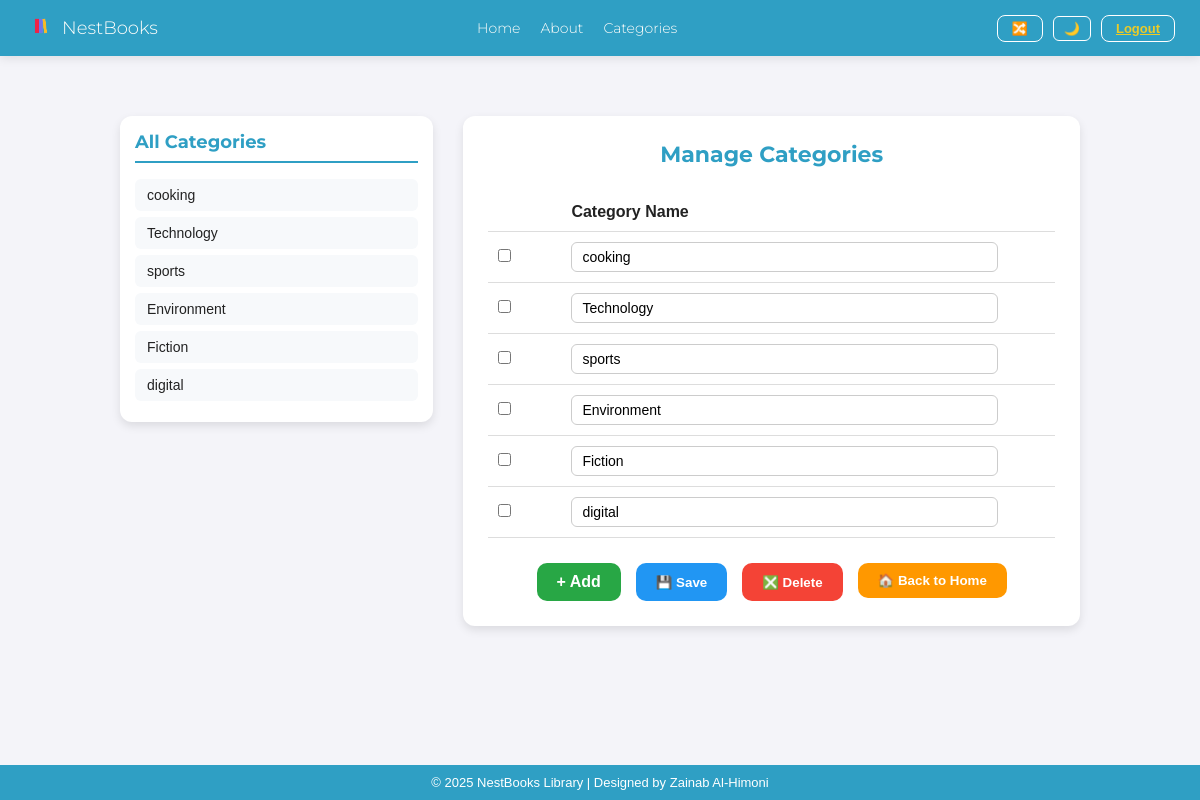
The page /books/manage_categories/ (signed in) on the database as committed earlier.
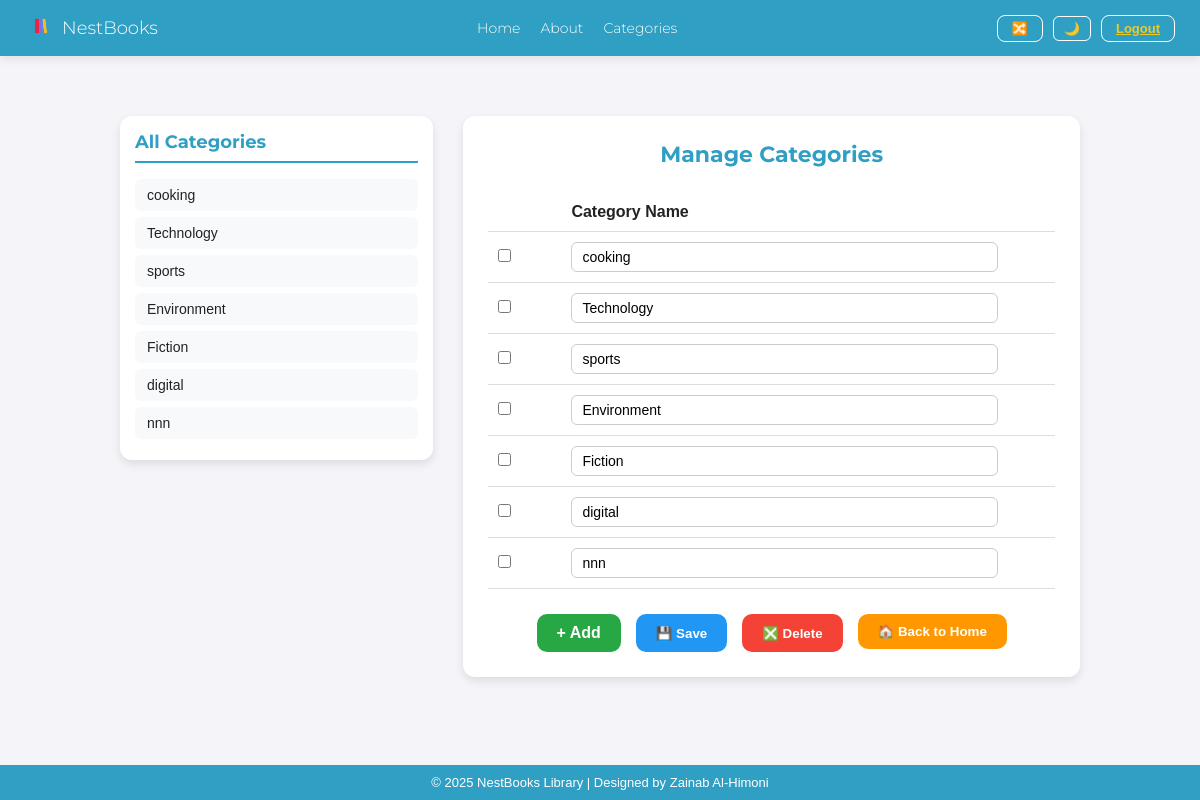
The same page on the database as committed later.
### lms_app/models.py (models this page shows, shortened)
class Category(models.Model):
    name = models.CharField(max_length=50)

### lms_app/views.py (the view, shortened to what this page needs)
# urls.py: path('books/manage_categories/', login_required(views.manage_categories), name='manage_categories'),
@login_required
def manage_categories(request):
    categories = Category.objects.all()
    return render(request, 'books/manage_categories.html', {'categories': categories})

### lms_app/templates/books/manage_categories.html (shortened to what this page needs)
{% extends 'base.html' %}
{% block content %}
<div class="manage-container">
    <div class="category-list">
        <h3>All Categories</h3>
        <ul>
            {% for category in categories %}
                <li>{{ category.name }}</li>
            {% empty %}
                <li>No categories yet</li>
            {% endfor %}
        </ul>
    </div>
    <div class="category-form">
        <h2>Manage Categories</h2>
        <form method="POST">
            <table>
                <tr>
                    <th></th>
                    <th>Category Name</th>
                </tr>
                {% for category in categories %}
                <tr>
                    <td><input type="checkbox" name="delete_ids" value="{{ category.id }}"></td>
                    <td>
                        <input type="text" name="name_{{ category.id }}" value="{{ category.name }}">
                    </td>
                </tr>
                {% endfor %}
            </table>
            <div class="button-group">
                <a href="{% url 'add_category' %}?next={% url 'manage_categories' %}"
                   class="btn btn-green" style="text-decoration: none;">+ Add</a>
                <button type="submit" name="save_changes" class="btn btn-blue">💾 Save</button>
                <button type="submit" name="delete_selected"
                        onclick="return confirm('Are you sure you want to delete selected categories?')"
                        class="btn btn-red">❎ Delete</button>
                <a href="{% url 'home' %}">
                    <button type="button" class="btn btn-orange">🏠 Back to Home</button>
                </a>
            </div>
        </form>
    </div>
</div>
{% endblock %}

Rows that differ between the two databases and show on the page:
added Category: name "nnn"
